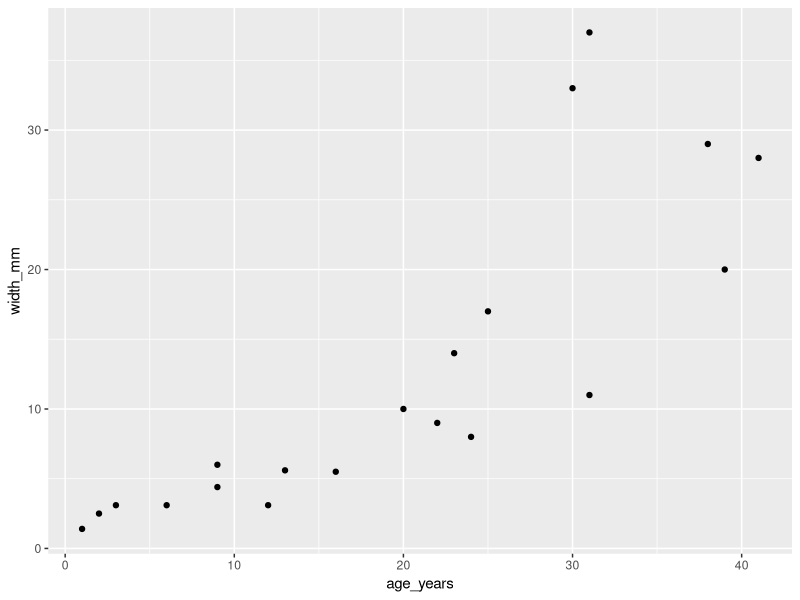
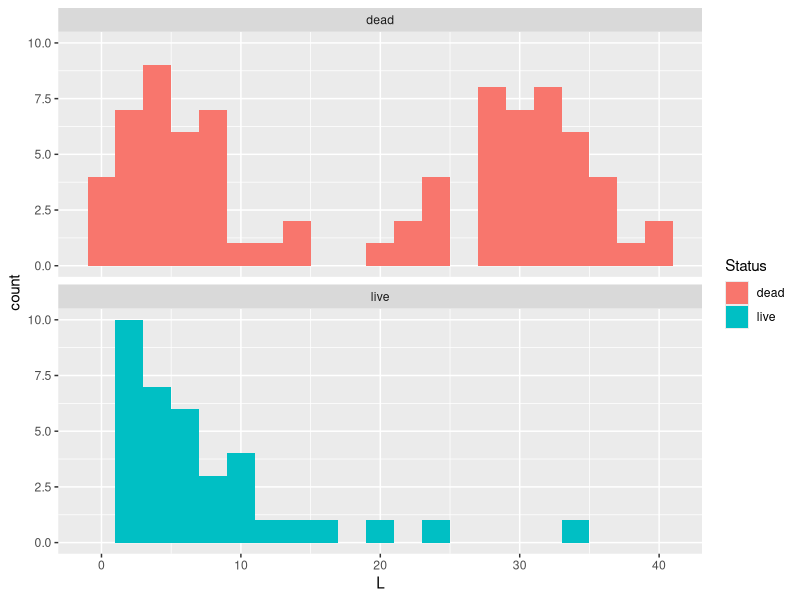
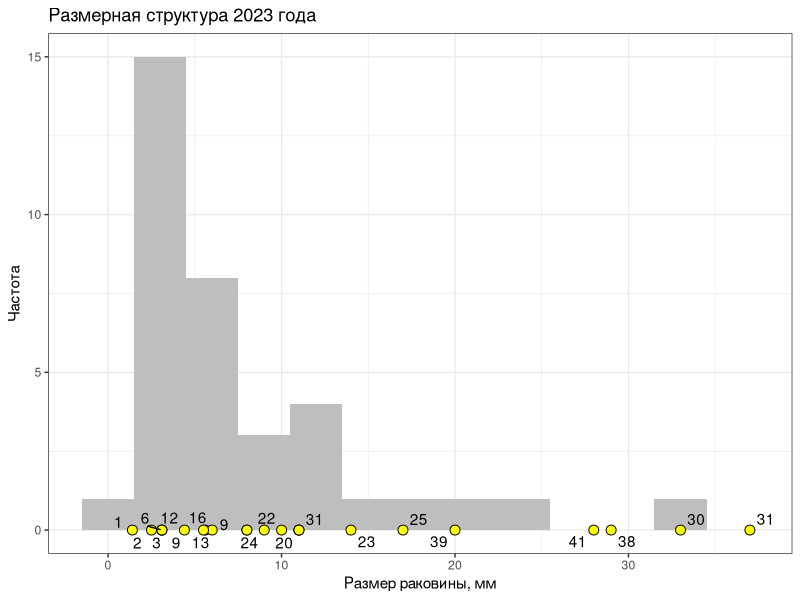
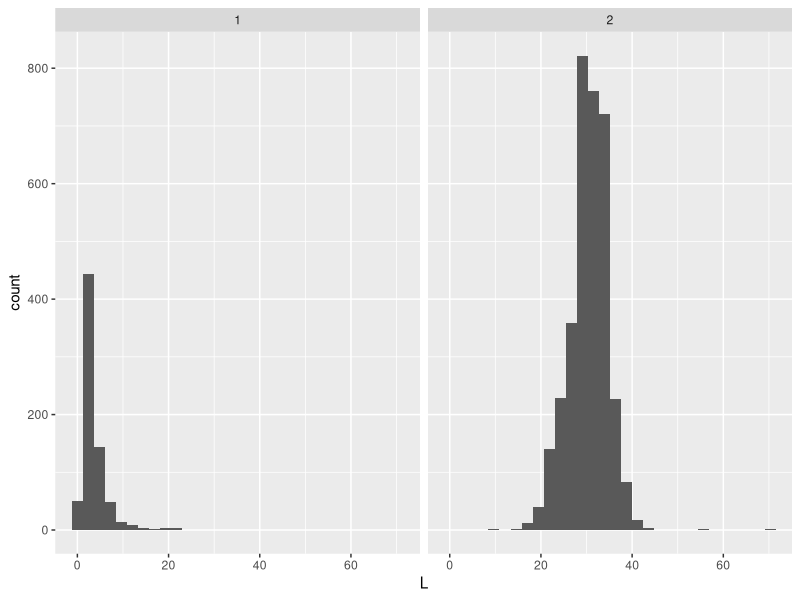
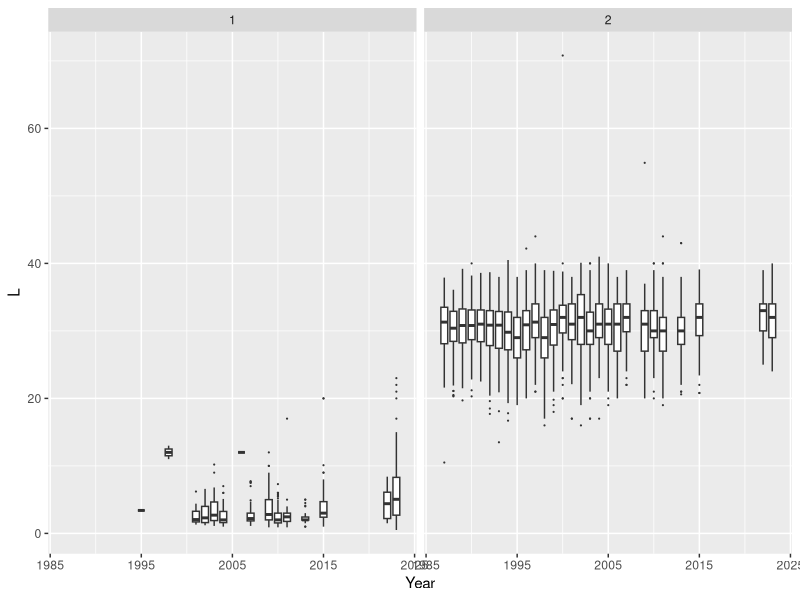
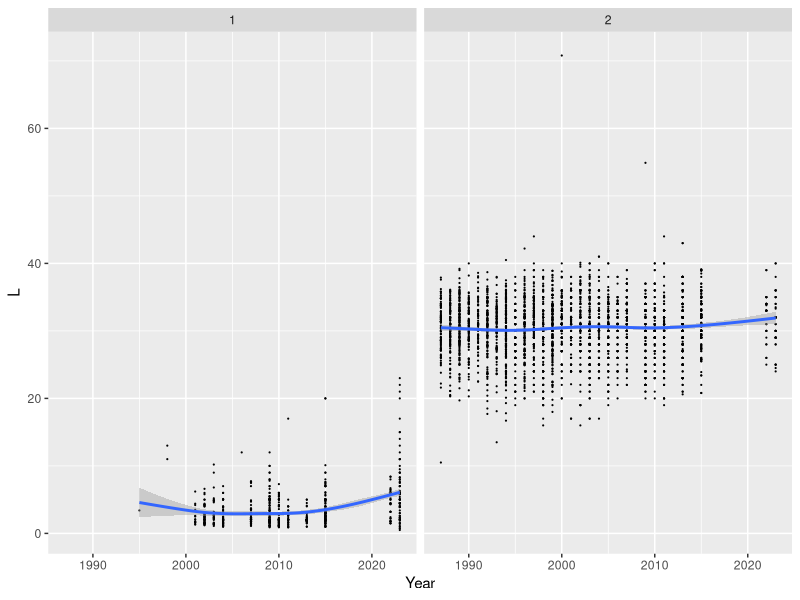

These charts were generated, in order, by the following R code:
#install.packages("ggplot2")
library(ggplot2)
library(tidyr)
#install.packages("readxl")
library(readxl)
library(dplyr)
# install.packages("cowplot")
library(cowplot)
# install.packages("patchwork")
library(patchwork)
#install.packages("ggrepel")
library(ggrepel)
setwd("/home/birch/Документы/Tridonta_Borialis/tridonta")
size <- read_excel("data/Tridonta_Ilistaya_inlet_2023.xlsx", sheet = "Size")
Nomber_Age_size <- read_excel("data/Nomber_Age_size.xlsx", sheet = "Лист1")

#зависимость размера от возраста
ggplot(data = Nomber_Age_size, aes(x = age_years, y = width_mm))+
  geom_point()

#визуализация размерной структуры этого года
ggplot(data = size, aes(x = L, fill = Status)) +
  geom_histogram(binwidth = 2) +
  facet_wrap(~Status, ncol = 1)

live<- size %>% filter(Status == "live")
ggplot(data = live, aes(x = L))+
  geom_histogram(fill = "gray", binwidth = 3)+
  geom_point(data = Nomber_Age_size, aes(x = width_mm, y = 0), fill = "yellow", shape = 21, size = 3) +
  geom_text_repel(data = Nomber_Age_size, aes(x = width_mm, y = 0, label = age_years)) +
  theme_bw() +
  labs(x = "Размер раковины, мм", y = "Частота") +
  ggtitle("Размерная структура 2023 года")
  



#старые и новые, смена генераций
all_sizes <- read_excel("data/Tridonta borealis data base 1987-2023.xls", sheet = "T.borealis")
all_sizes <- all_sizes %>% drop_na(L)
clusters <-
  all_sizes %>%
  select(L,Year) %>% 
  kmeans(centers = 2)


all_sizes$cluster <- clusters$cluster

ggplot(all_sizes, aes(x = L)) + geom_histogram() + facet_wrap(~cluster)

ggplot(data = all_sizes, aes(x = Year, y = L,  group = Year))+
  geom_boxplot(outlier.size = 0.1) + facet_wrap(~cluster)

  
ggplot(data = all_sizes, aes(x = Year, y = L))+
  geom_point(size = 0.1) + geom_smooth() + facet_wrap(~cluster)
